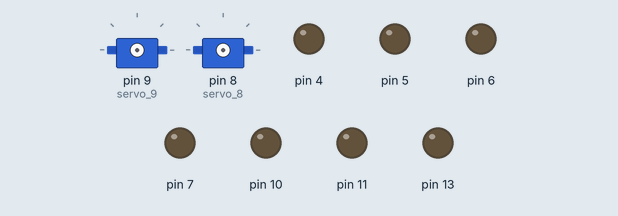
Simulated run of this sketch. Board: Arduino Uno, built with avr-gcc and run on an emulated ATmega328P. Shown: 2 × servo, output pins drawn as LEDs (lit = HIGH). What the sketch prints to the serial monitor is not drawn.

Above: at 0.1 s.
At 0.8 s:
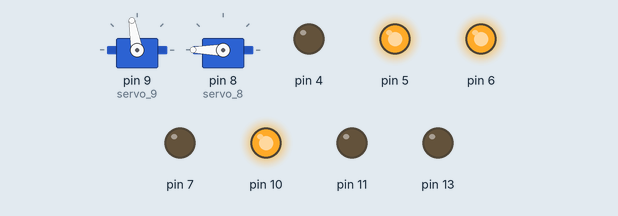
At 4.3 s:
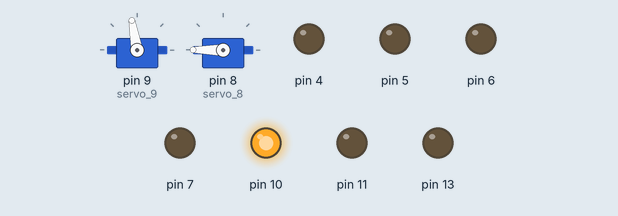
Timing chart, 0 to 5.8 s (numbered marks = the images above):
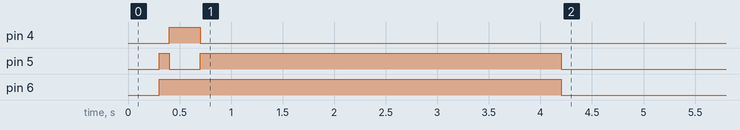

The sketch:

attack.ino
```cpp
#include<PS2X_lib.h>
#include<Servo.h>


PS2X ps2x;
Servo servo_9,servo_8;
volatile int item;

// double move_f(int x)//手柄的输入转换曲线（也可以是直线）x是0~127的数字
// {
//   return map(x, 0, 127, 0, 255);
//   if(x<10) return 0;
//   else return (x-10)*127.0/117.0;
// /*
//   if(x<10) return 0;
//   if(x<20) return x-10;
//   if(x>=20&&x<=80) return (x-20)*5.0/6.0+10;//(20,10) (80,60)
//   if(x>80) return (x-80)*40.0/47.0+60;//(80,60) (127,100)
// */

// }
void stop()
{
    digitalWrite(4,LOW);
  analogWrite(5,0);
  digitalWrite(7,LOW);
  analogWrite(6,0);
}
void up(int x)//向前单位 255最快
{
  digitalWrite(4,LOW);
  analogWrite(5,x);
  digitalWrite(7,LOW);
  analogWrite(6,x);
}
void down(int x)//向后单位 0最快
{
  digitalWrite(4,HIGH);
  analogWrite(5,x);
  digitalWrite(7,HIGH);
  analogWrite(6,x);
}
void left(int x)//左转 a后b前 255最快
{
  digitalWrite(4,HIGH);
  analogWrite(5,255-x);
  digitalWrite(7,LOW);
  analogWrite(6,x);
}
void right(int x)//右转 a前b后 255最快
{
  digitalWrite(4,LOW);
  analogWrite(5,x);
  digitalWrite(7,HIGH);
  analogWrite(6,255-x);
}

void goback()//炮台向后
{
  item=item+1<150? item+1:150;
  servo_9.write(item);
}
void gofront()//炮台向前
{
  item=item-1>50? item-1:50;
  servo_9.write(item);
}
void shoot()// attack attack attack!!!
{
    digitalWrite(11,HIGH);
    // digitalWrite(13,HIGH);
    delay(1000);
    // 90-180
    servo_8.write(100);
    delay(1000);
    digitalWrite(11,LOW);
    // digitalWrite(13,LOW);
    servo_8.write(180);
}
void motor1(int x);//单独控制电机模块
void motor2(int x);
void motor3(int x);
void motor4(int x);
//舵机的180~输入的100
void setup() {
  // put your setup code here, to run once:
  ps2x.config_gamepad(3,A5,2,A4, true, true);
  delay(300);
  Serial.begin(9600);
  pinMode(4, OUTPUT);//A电机正反转
  pinMode(5, OUTPUT);//A电机转速
  pinMode(7, OUTPUT);//B电机转速
  pinMode(6, OUTPUT);//B电机正反转
  servo_9.attach(9);//上下移动的舵机
  pinMode(10,OUTPUT);//激光灯
  servo_8.attach(8);//板机用
  pinMode(11,OUTPUT);//摩擦轮
  pinMode(13,OUTPUT);//摩擦轮控制2
  //50~150 舵机角度 50竖直 135水平
  item=100;
  digitalWrite(10,HIGH);
  servo_9.write(item);//初始化防御位置
  servo_8.write(180);
  digitalWrite(11,LOW);
  // digitalWrite(13,LOW);
  digitalWrite(4,LOW);
  analogWrite(5, 0);
  digitalWrite(7,LOW);
  analogWrite(6, 0);
  Serial.println("初始条件完成");
  //-------------------------30s程序
  up(255);delay(100);
  left(255);delay(300);
  up(255);delay(3500);
  // right(255);delay(650);
  // up(255);delay(2200);
  // left(255);delay(600);
  // up(255);delay(3500);
  // right(255);delay(100);
  stop();
//  down(0);delay(2000);
//  left(255);delay(1000);
}

void loop() {
  // put your main code here, to run repeatedly:
  //激光灯测试代码
  /*
  digitalWrite(10,HIGH);
  delay(1000);
  digitalWrite(10,LOW);
  delay(1000);
  */
  //------
  ps2x.read_gamepad(false, 0);
    delay(30);

  // Serial.println("手柄");
  // Serial.println(ps2x.Analog(PSS_LX));
  // Serial.println(ps2x.Analog(PSS_LY));
  digitalWrite(4,LOW);
  analogWrite(5, 0);
  digitalWrite(7,LOW);
  analogWrite(6, 0);
  // double A=0,B=0;
  if (ps2x.Button(PSAB_PAD_UP))
  {
    up(255);
  }
  else if (ps2x.Button(PSAB_PAD_DOWN))
  {
    down(0);
  }
  else if (ps2x.Button(PSAB_PAD_RIGHT))
  {
    right(255);
  }
  else if (ps2x.Button(PSAB_PAD_LEFT))
  {
    left(255);
  }
  else if(ps2x.Analog(PSS_LY)>130 && abs(ps2x.Analog(PSS_LY)-128)>=abs(ps2x.Analog(PSS_LX)-128))
  {
    // A+=move_f(ps2x.Analog(PSS_LY)-128);
    // B+=move_f(ps2x.Analog(PSS_LY)-128);
    down(map(ps2x.Analog(PSS_LY), 0, 125, 0, 255));
  }
  else if(ps2x.Analog(PSS_LY)<125&& abs(ps2x.Analog(PSS_LY)-128)>=abs(ps2x.Analog(PSS_LX)-128))
  {
    // A-=move_f(128-ps2x.Analog(PSS_LY));
    // B-=move_f(128-ps2x.Analog(PSS_LY));
    up(map(ps2x.Analog(PSS_LY), 130, 255, 0, 255));
  }
  else if(ps2x.Analog(PSS_LX)>130)
  {
    // A-=move_f(ps2x.Analog(PSS_LX)-128);
    // B+=move_f(ps2x.Analog(PSS_LX)-128);
      right(map(ps2x.Analog(PSS_LX), 130, 255, 0, 255));
  }
  else if(ps2x.Analog(PSS_LX)<125)
  {
    // A+=move_f(128-ps2x.Analog(PSS_LX));
    // B-=move_f(128-ps2x.Analog(PSS_LX));
    left(255-map(ps2x.Analog(PSS_LX), 0, 125, 0, 255));
  }
  // A=move_f(ps2x.Analog(PSS_LY)-128)+move_f(ps2x.Analog(PSS_LX)-128);
  // B=move_f(ps2x.Analog(PSS_LY)-128)-move_f(ps2x.Analog(PSS_LX)-128);

//  Serial.println("AB");
//  Serial.println(A);
// Serial.println(B);
  // move(int (A/(abs(A)+abs(B))*100),int (B/(abs(A)+abs(B))*100));
  if(ps2x.Analog(PSS_RY) > 130)
  {
    gofront();
  }
  else if(ps2x.Analog(PSS_RY)<125)
  {
    goback();
  }
  if (ps2x.Button(PSB_R1)) {
    shoot();
  }
}
/*
void move(int A,int B)//移动上下左右总和
{
  if(A>=0)
  {
    digitalWrite(4,HIGH);
    analogWrite(5,A);
  }
  else
  {
    digitalWrite(4,LOW);
    analogWrite(5,-A);
  }
  if(A>=0)
  {
    digitalWrite(7,HIGH);
    analogWrite(6,B);
  }
  else
  {
    digitalWrite(7,LOW);
    analogWrite(6,-B);
  }
}
*/
```
